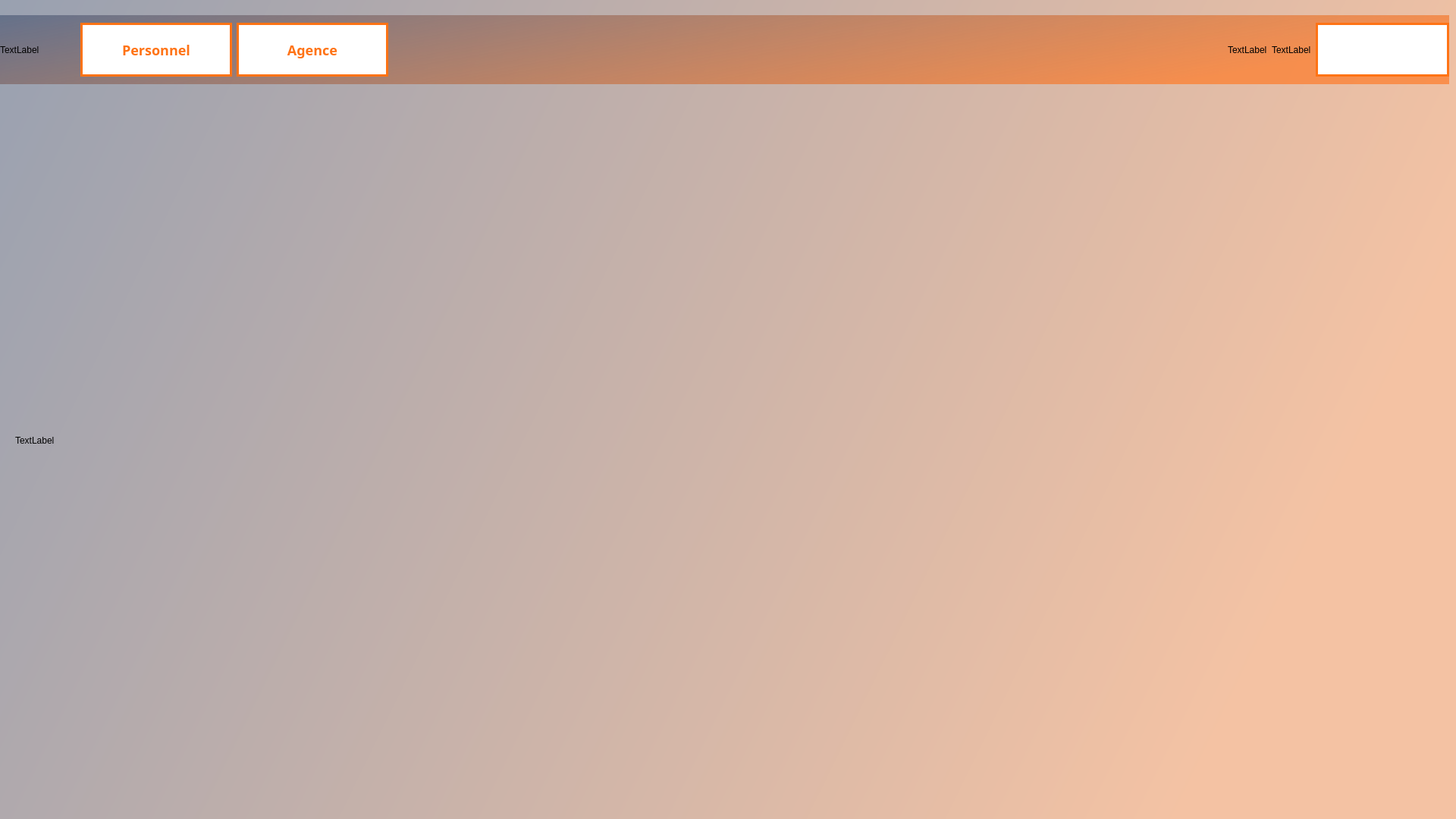
<?xml version="1.0" encoding="UTF-8"?>
<ui version="4.0">
 <class>InterfacePersonel</class>
 <widget class="QDialog" name="InterfacePersonel">
  <property name="geometry">
   <rect>
    <x>0</x>
    <y>0</y>
    <width>1920</width>
    <height>1080</height>
   </rect>
  </property>
  <property name="windowTitle">
   <string>Dialog</string>
  </property>
  <widget class="QStackedWidget" name="stackedWidget">
   <property name="geometry">
    <rect>
     <x>0</x>
     <y>0</y>
     <width>1920</width>
     <height>1080</height>
    </rect>
   </property>
   <property name="styleSheet">
    <string notr="true">QTabBar::tab:!selected {color:#696969;}

QPushButton:hover{
        background: qlineargradient(x1 : 0, y1 : 0, x2 : 0, y2 :   1, stop :   0.0 #ffd9aa,
                stop :   0.5 #ffbb6e, stop :   0.55 #feae42, stop :   1.0 #fedb74);
}

QPushButton {
      padding: 10px;
  font-weight: bold;
  font-size: 18px;
  width: 150px;
  height: 45px;
  font-family: Sans-Serif;
}

QPushButton{
	  background-color: white;
  	border: 3px solid #ff7315;
  	color: #ff7315;
 	 text-transform: uppercase;
 /* 	height: inherit;
 	 width: inherit;*/
  	transition: background-color 0.5s ease, color 1s ease;
 	 cursor: pointer;
  	box-shadow: 10px 10px rgba(77, 77, 77, 0.5);
}
QPushButton:hover {
  background-color: #ff7315;
  color: white;
}


QPushButton:pressed {
        background: qlineargradient(x1 : 0, y1 : 0, x2 : 0, y2 :   1, stop :   0.0 #c0dbff,
        stop :   0.5 #cfd26f, stop :   0.55 #c7df6f, stop :   1.0 #f5f9ff);
        padding-top: 2px;
        padding-left: 3px;

}


QPushButton:on {
        background: qlineargradient(x1 : 0, y1 : 0, x2 : 0, y2 :   1, stop :   0.0 #5AA72D,
        stop :   0.5 #B3E296, stop :   0.55 #B3E296, stop :   1.0 #f5f9ff);
        padding-top: 2px;
        padding-left: 3px;
}

QPushButton:disabled {
        background: transparent #e5e9ee;
        padding-top: 2px;        
        padding-left: 3px;
        color: black;
}
#stackedWidget {/* background: rgba(255,115,21,100);*/
	background: qlineargradient(spread:pad, x1:0, y1:0, x2:1, y2:0.273, stop:0 rgba(20,40, 80, 100), stop:1 rgba(252, 126, 47, 100));
 }

QLineEdit {
background:transparent;
border:none;
border-bottom:1px solid #ff7315;
font: 12pt Arial;
color: #2da5d5;
}</string>
   </property>
   <property name="currentIndex">
    <number>0</number>
   </property>
   <widget class="QWidget" name="page">
    <widget class="QWidget" name="horizontalWidget" native="true">
     <property name="geometry">
      <rect>
       <x>0</x>
       <y>20</y>
       <width>1911</width>
       <height>91</height>
      </rect>
     </property>
     <property name="styleSheet">
      <string notr="true">#horizontalWidget {
	background: qlineargradient(spread:pad, x1:0, y1:0, x2:1, y2:0.273, stop:0 rgba(20,40, 80, 100), stop:1 rgba(252, 126, 47, 190));
	
}</string>
     </property>
     <layout class="QHBoxLayout" name="horizontalLayout">
      <item>
       <widget class="QLabel" name="logo">
        <property name="minimumSize">
         <size>
          <width>100</width>
          <height>50</height>
         </size>
        </property>
        <property name="text">
         <string>TextLabel</string>
        </property>
       </widget>
      </item>
      <item>
       <layout class="QVBoxLayout" name="verticalLayout_2">
        <item>
         <widget class="QPushButton" name="PBpersonnel">
          <property name="minimumSize">
           <size>
            <width>200</width>
            <height>50</height>
           </size>
          </property>
          <property name="font">
           <font>
            <family>Sans-Serif</family>
            <pointsize>-1</pointsize>
            <weight>75</weight>
            <italic>false</italic>
            <bold>true</bold>
           </font>
          </property>
          <property name="text">
           <string>Personnel</string>
          </property>
          <property name="flat">
           <bool>false</bool>
          </property>
         </widget>
        </item>
       </layout>
      </item>
      <item>
       <layout class="QVBoxLayout" name="verticalLayout_3">
        <item>
         <widget class="QPushButton" name="PBagence">
          <property name="minimumSize">
           <size>
            <width>200</width>
            <height>50</height>
           </size>
          </property>
          <property name="font">
           <font>
            <family>Sans-Serif</family>
            <pointsize>-1</pointsize>
            <weight>75</weight>
            <italic>false</italic>
            <bold>true</bold>
           </font>
          </property>
          <property name="text">
           <string>Agence</string>
          </property>
         </widget>
        </item>
       </layout>
      </item>
      <item>
       <spacer name="horizontalSpacer">
        <property name="orientation">
         <enum>Qt::Horizontal</enum>
        </property>
        <property name="sizeHint" stdset="0">
         <size>
          <width>40</width>
          <height>20</height>
         </size>
        </property>
       </spacer>
      </item>
      <item>
       <widget class="QLabel" name="currentDate">
        <property name="text">
         <string>TextLabel</string>
        </property>
       </widget>
      </item>
      <item>
       <widget class="QLabel" name="time">
        <property name="text">
         <string>TextLabel</string>
        </property>
       </widget>
      </item>
      <item>
       <widget class="QPushButton" name="PBclose">
        <property name="minimumSize">
         <size>
          <width>50</width>
          <height>50</height>
         </size>
        </property>
        <property name="font">
         <font>
          <family>Sans-Serif</family>
          <pointsize>-1</pointsize>
          <weight>75</weight>
          <italic>false</italic>
          <bold>true</bold>
         </font>
        </property>
        <property name="text">
         <string/>
        </property>
       </widget>
      </item>
     </layout>
    </widget>
    <widget class="QLabel" name="bgInterfaceContrat">
     <property name="geometry">
      <rect>
       <x>20</x>
       <y>130</y>
       <width>1881</width>
       <height>901</height>
      </rect>
     </property>
     <property name="styleSheet">
      <string notr="true">bgInterfaceContrat{
	color: rgba(0, 0, 0, 50%);
}</string>
     </property>
     <property name="text">
      <string>TextLabel</string>
     </property>
    </widget>
   </widget>
   <widget class="QWidget" name="page_2">
    <widget class="QWidget" name="gridWidget" native="true">
     <property name="geometry">
      <rect>
       <x>30</x>
       <y>20</y>
       <width>1851</width>
       <height>1011</height>
      </rect>
     </property>
     <layout class="QGridLayout" name="gridLayout" rowstretch="0,0" columnstretch="0,0,0">
      <property name="leftMargin">
       <number>20</number>
      </property>
      <property name="topMargin">
       <number>20</number>
      </property>
      <property name="rightMargin">
       <number>20</number>
      </property>
      <property name="bottomMargin">
       <number>20</number>
      </property>
      <property name="spacing">
       <number>10</number>
      </property>
      <item row="0" column="0">
       <widget class="QLabel" name="label_9">
        <property name="font">
         <font>
          <pointsize>12</pointsize>
          <weight>75</weight>
          <bold>true</bold>
         </font>
        </property>
        <property name="styleSheet">
         <string notr="true">#label_8 {
color : #ff7315;
}</string>
        </property>
        <property name="text">
         <string>GESTION DES CLIENTS :</string>
        </property>
       </widget>
      </item>
      <item row="1" column="0">
       <layout class="QVBoxLayout" name="verticalLayout_5">
        <property name="leftMargin">
         <number>10</number>
        </property>
        <property name="topMargin">
         <number>10</number>
        </property>
        <property name="rightMargin">
         <number>10</number>
        </property>
        <property name="bottomMargin">
         <number>10</number>
        </property>
        <item>
         <spacer name="verticalSpacer_3">
          <property name="orientation">
           <enum>Qt::Vertical</enum>
          </property>
          <property name="sizeHint" stdset="0">
           <size>
            <width>20</width>
            <height>40</height>
           </size>
          </property>
         </spacer>
        </item>
        <item>
         <widget class="QWidget" name="widget" native="true">
          <property name="minimumSize">
           <size>
            <width>450</width>
            <height>0</height>
           </size>
          </property>
          <layout class="QFormLayout" name="formLayout">
           <property name="horizontalSpacing">
            <number>10</number>
           </property>
           <property name="verticalSpacing">
            <number>20</number>
           </property>
           <property name="leftMargin">
            <number>20</number>
           </property>
           <property name="topMargin">
            <number>20</number>
           </property>
           <property name="rightMargin">
            <number>20</number>
           </property>
           <property name="bottomMargin">
            <number>20</number>
           </property>
           <item row="0" column="0">
            <widget class="QLabel" name="label">
             <property name="text">
              <string>Id de Personnel :</string>
             </property>
            </widget>
           </item>
           <item row="1" column="0">
            <widget class="QLabel" name="label_3">
             <property name="text">
              <string>Nom :</string>
             </property>
            </widget>
           </item>
           <item row="2" column="0">
            <widget class="QLabel" name="label_4">
             <property name="text">
              <string>Prenom :</string>
             </property>
            </widget>
           </item>
           <item row="3" column="0">
            <widget class="QLabel" name="label_5">
             <property name="text">
              <string>Né(e) le :</string>
             </property>
            </widget>
           </item>
           <item row="0" column="1">
            <layout class="QHBoxLayout" name="horizontalLayout_2">
             <item>
              <widget class="QLineEdit" name="id"/>
             </item>
             <item>
              <spacer name="horizontalSpacer_2">
               <property name="orientation">
                <enum>Qt::Horizontal</enum>
               </property>
               <property name="sizeHint" stdset="0">
                <size>
                 <width>40</width>
                 <height>20</height>
                </size>
               </property>
              </spacer>
             </item>
            </layout>
           </item>
           <item row="1" column="1">
            <layout class="QHBoxLayout" name="horizontalLayout_3">
             <item>
              <widget class="QLineEdit" name="nom"/>
             </item>
             <item>
              <spacer name="horizontalSpacer_3">
               <property name="orientation">
                <enum>Qt::Horizontal</enum>
               </property>
               <property name="sizeHint" stdset="0">
                <size>
                 <width>40</width>
                 <height>20</height>
                </size>
               </property>
              </spacer>
             </item>
            </layout>
           </item>
           <item row="2" column="1">
            <layout class="QHBoxLayout" name="horizontalLayout_4">
             <item>
              <widget class="QLineEdit" name="prenom"/>
             </item>
             <item>
              <spacer name="horizontalSpacer_4">
               <property name="orientation">
                <enum>Qt::Horizontal</enum>
               </property>
               <property name="sizeHint" stdset="0">
                <size>
                 <width>40</width>
                 <height>20</height>
                </size>
               </property>
              </spacer>
             </item>
            </layout>
           </item>
           <item row="3" column="1">
            <layout class="QHBoxLayout" name="horizontalLayout_5">
             <item>
              <widget class="QDateEdit" name="datenaissance"/>
             </item>
             <item>
              <spacer name="horizontalSpacer_5">
               <property name="orientation">
                <enum>Qt::Horizontal</enum>
               </property>
               <property name="sizeHint" stdset="0">
                <size>
                 <width>40</width>
                 <height>20</height>
                </size>
               </property>
              </spacer>
             </item>
            </layout>
           </item>
           <item row="7" column="0">
            <widget class="QLabel" name="label_7">
             <property name="text">
              <string>Adresse : </string>
             </property>
            </widget>
           </item>
           <item row="11" column="0">
            <widget class="QLabel" name="label_8">
             <property name="text">
              <string>Role:</string>
             </property>
            </widget>
           </item>
           <item row="7" column="1">
            <layout class="QHBoxLayout" name="horizontalLayout_7">
             <item>
              <widget class="QLineEdit" name="adresse"/>
             </item>
             <item>
              <spacer name="horizontalSpacer_6">
               <property name="orientation">
                <enum>Qt::Horizontal</enum>
               </property>
               <property name="sizeHint" stdset="0">
                <size>
                 <width>40</width>
                 <height>20</height>
                </size>
               </property>
              </spacer>
             </item>
            </layout>
           </item>
           <item row="11" column="1">
            <layout class="QHBoxLayout" name="horizontalLayout_6">
             <item>
              <widget class="QLineEdit" name="role"/>
             </item>
             <item>
              <spacer name="horizontalSpacer_7">
               <property name="orientation">
                <enum>Qt::Horizontal</enum>
               </property>
               <property name="sizeHint" stdset="0">
                <size>
                 <width>40</width>
                 <height>20</height>
                </size>
               </property>
              </spacer>
             </item>
            </layout>
           </item>
           <item row="8" column="0">
            <widget class="QLabel" name="label_12">
             <property name="text">
              <string>N° de téléphone  :</string>
             </property>
            </widget>
           </item>
           <item row="8" column="1">
            <layout class="QHBoxLayout" name="horizontalLayout_8">
             <item>
              <widget class="QLineEdit" name="tel"/>
             </item>
             <item>
              <spacer name="horizontalSpacer_8">
               <property name="orientation">
                <enum>Qt::Horizontal</enum>
               </property>
               <property name="sizeHint" stdset="0">
                <size>
                 <width>40</width>
                 <height>20</height>
                </size>
               </property>
              </spacer>
             </item>
            </layout>
           </item>
           <item row="9" column="0">
            <widget class="QLabel" name="label_15">
             <property name="text">
              <string>E-mail :</string>
             </property>
            </widget>
           </item>
           <item row="9" column="1">
            <layout class="QHBoxLayout" name="horizontalLayout_9">
             <item>
              <widget class="QLineEdit" name="email"/>
             </item>
             <item>
              <spacer name="horizontalSpacer_9">
               <property name="orientation">
                <enum>Qt::Horizontal</enum>
               </property>
               <property name="sizeHint" stdset="0">
                <size>
                 <width>40</width>
                 <height>20</height>
                </size>
               </property>
              </spacer>
             </item>
            </layout>
           </item>
           <item row="10" column="0">
            <widget class="QLabel" name="label_20">
             <property name="text">
              <string>Date Embauche</string>
             </property>
            </widget>
           </item>
           <item row="10" column="1">
            <layout class="QHBoxLayout" name="horizontalLayout_10">
             <item>
              <widget class="QDateEdit" name="dateembauche"/>
             </item>
             <item>
              <spacer name="horizontalSpacer_10">
               <property name="orientation">
                <enum>Qt::Horizontal</enum>
               </property>
               <property name="sizeHint" stdset="0">
                <size>
                 <width>40</width>
                 <height>20</height>
                </size>
               </property>
              </spacer>
             </item>
            </layout>
           </item>
           <item row="4" column="0">
            <widget class="QLabel" name="label_22">
             <property name="text">
              <string>Pays :</string>
             </property>
            </widget>
           </item>
           <item row="4" column="1">
            <layout class="QHBoxLayout" name="horizontalLayout_11">
             <item>
              <widget class="QLineEdit" name="pays"/>
             </item>
             <item>
              <spacer name="horizontalSpacer_11">
               <property name="orientation">
                <enum>Qt::Horizontal</enum>
               </property>
               <property name="sizeHint" stdset="0">
                <size>
                 <width>40</width>
                 <height>20</height>
                </size>
               </property>
              </spacer>
             </item>
            </layout>
           </item>
           <item row="5" column="0">
            <widget class="QLabel" name="label_21">
             <property name="text">
              <string>Ville :</string>
             </property>
            </widget>
           </item>
           <item row="5" column="1">
            <layout class="QHBoxLayout" name="horizontalLayout_12">
             <item>
              <widget class="QLineEdit" name="ville"/>
             </item>
             <item>
              <spacer name="horizontalSpacer_12">
               <property name="orientation">
                <enum>Qt::Horizontal</enum>
               </property>
               <property name="sizeHint" stdset="0">
                <size>
                 <width>40</width>
                 <height>20</height>
                </size>
               </property>
              </spacer>
             </item>
            </layout>
           </item>
           <item row="6" column="0">
            <widget class="QLabel" name="label_23">
             <property name="text">
              <string>Code Postal :</string>
             </property>
            </widget>
           </item>
           <item row="6" column="1">
            <layout class="QHBoxLayout" name="horizontalLayout_13">
             <item>
              <widget class="QLineEdit" name="codepostal"/>
             </item>
             <item>
              <spacer name="horizontalSpacer_13">
               <property name="orientation">
                <enum>Qt::Horizontal</enum>
               </property>
               <property name="sizeHint" stdset="0">
                <size>
                 <width>40</width>
                 <height>20</height>
                </size>
               </property>
              </spacer>
             </item>
            </layout>
           </item>
          </layout>
         </widget>
        </item>
        <item>
         <spacer name="verticalSpacer_4">
          <property name="orientation">
           <enum>Qt::Vertical</enum>
          </property>
          <property name="sizeHint" stdset="0">
           <size>
            <width>20</width>
            <height>40</height>
           </size>
          </property>
         </spacer>
        </item>
       </layout>
      </item>
      <item row="1" column="1">
       <spacer name="horizontalSpacer_16">
        <property name="orientation">
         <enum>Qt::Horizontal</enum>
        </property>
        <property name="sizeHint" stdset="0">
         <size>
          <width>40</width>
          <height>20</height>
         </size>
        </property>
       </spacer>
      </item>
      <item row="0" column="2">
       <layout class="QHBoxLayout" name="horizontalLayout_16">
        <item>
         <spacer name="horizontalSpacer_15">
          <property name="orientation">
           <enum>Qt::Horizontal</enum>
          </property>
          <property name="sizeHint" stdset="0">
           <size>
            <width>40</width>
            <height>20</height>
           </size>
          </property>
         </spacer>
        </item>
        <item>
         <widget class="QPushButton" name="PBacceuil">
          <property name="enabled">
           <bool>true</bool>
          </property>
          <property name="minimumSize">
           <size>
            <width>50</width>
            <height>50</height>
           </size>
          </property>
          <property name="text">
           <string>Acceuil</string>
          </property>
         </widget>
        </item>
       </layout>
      </item>
      <item row="1" column="2">
       <widget class="QWidget" name="verticalWidget" native="true">
        <layout class="QVBoxLayout" name="verticalLayout">
         <property name="leftMargin">
          <number>20</number>
         </property>
         <property name="topMargin">
          <number>20</number>
         </property>
         <property name="rightMargin">
          <number>20</number>
         </property>
         <property name="bottomMargin">
          <number>20</number>
         </property>
         <item>
          <layout class="QHBoxLayout" name="horizontalLayout_15">
           <item>
            <widget class="QPushButton" name="pushButton_triasc">
             <property name="text">
              <string>Tri Asc</string>
             </property>
            </widget>
           </item>
           <item>
            <widget class="QPushButton" name="pushButton_trides">
             <property name="text">
              <string>Tri Desc</string>
             </property>
            </widget>
           </item>
           <item>
            <spacer name="horizontalSpacer_14">
             <property name="orientation">
              <enum>Qt::Horizontal</enum>
             </property>
             <property name="sizeHint" stdset="0">
              <size>
               <width>40</width>
               <height>20</height>
              </size>
             </property>
            </spacer>
           </item>
           <item>
            <widget class="QLabel" name="label_47">
             <property name="text">
              <string>Id du Personnel :</string>
             </property>
            </widget>
           </item>
           <item>
            <widget class="QLineEdit" name="id_2"/>
           </item>
           <item>
            <widget class="QPushButton" name="pushButton_rechercher">
             <property name="text">
              <string>Rechercher</string>
             </property>
            </widget>
           </item>
           <item>
            <widget class="QPushButton" name="pushButton_actualiser">
             <property name="text">
              <string>Actualiser</string>
             </property>
            </widget>
           </item>
          </layout>
         </item>
         <item>
          <spacer name="verticalSpacer">
           <property name="orientation">
            <enum>Qt::Vertical</enum>
           </property>
           <property name="sizeHint" stdset="0">
            <size>
             <width>20</width>
             <height>40</height>
            </size>
           </property>
          </spacer>
         </item>
         <item>
          <widget class="QTableView" name="table_personnel">
           <property name="minimumSize">
            <size>
             <width>1000</width>
             <height>600</height>
            </size>
           </property>
          </widget>
         </item>
         <item>
          <spacer name="verticalSpacer_2">
           <property name="orientation">
            <enum>Qt::Vertical</enum>
           </property>
           <property name="sizeHint" stdset="0">
            <size>
             <width>20</width>
             <height>40</height>
            </size>
           </property>
          </spacer>
         </item>
         <item>
          <layout class="QHBoxLayout" name="horizontalLayout_14">
           <item>
            <widget class="QPushButton" name="pushButton_ajouter">
             <property name="text">
              <string>Ajouter</string>
             </property>
            </widget>
           </item>
           <item>
            <widget class="QPushButton" name="pushButton_modifier">
             <property name="text">
              <string>Modifier</string>
             </property>
            </widget>
           </item>
           <item>
            <widget class="QPushButton" name="pushButton_supprimer">
             <property name="text">
              <string>Supprimer </string>
             </property>
            </widget>
           </item>
          </layout>
         </item>
         <item>
          <spacer name="verticalSpacer_10">
           <property name="orientation">
            <enum>Qt::Vertical</enum>
           </property>
           <property name="sizeHint" stdset="0">
            <size>
             <width>20</width>
             <height>40</height>
            </size>
           </property>
          </spacer>
         </item>
        </layout>
       </widget>
      </item>
     </layout>
    </widget>
   </widget>
   <widget class="QWidget" name="page_3">
    <widget class="QWidget" name="gridWidget" native="true">
     <property name="geometry">
      <rect>
       <x>20</x>
       <y>20</y>
       <width>1861</width>
       <height>1001</height>
      </rect>
     </property>
     <layout class="QGridLayout" name="gridLayout_2">
      <property name="leftMargin">
       <number>20</number>
      </property>
      <property name="topMargin">
       <number>20</number>
      </property>
      <property name="rightMargin">
       <number>20</number>
      </property>
      <property name="bottomMargin">
       <number>20</number>
      </property>
      <property name="spacing">
       <number>10</number>
      </property>
      <item row="1" column="0">
       <layout class="QVBoxLayout" name="verticalLayout_7">
        <property name="leftMargin">
         <number>10</number>
        </property>
        <property name="topMargin">
         <number>10</number>
        </property>
        <property name="rightMargin">
         <number>10</number>
        </property>
        <property name="bottomMargin">
         <number>10</number>
        </property>
        <item>
         <spacer name="verticalSpacer_7">
          <property name="orientation">
           <enum>Qt::Vertical</enum>
          </property>
          <property name="sizeHint" stdset="0">
           <size>
            <width>20</width>
            <height>40</height>
           </size>
          </property>
         </spacer>
        </item>
        <item>
         <widget class="QWidget" name="formWidget" native="true">
          <property name="minimumSize">
           <size>
            <width>450</width>
            <height>0</height>
           </size>
          </property>
          <layout class="QFormLayout" name="formLayout_2">
           <property name="horizontalSpacing">
            <number>15</number>
           </property>
           <property name="verticalSpacing">
            <number>30</number>
           </property>
           <property name="leftMargin">
            <number>10</number>
           </property>
           <property name="topMargin">
            <number>10</number>
           </property>
           <property name="rightMargin">
            <number>10</number>
           </property>
           <property name="bottomMargin">
            <number>10</number>
           </property>
           <item row="0" column="0">
            <widget class="QLabel" name="label_2">
             <property name="text">
              <string>ID d'Agence :</string>
             </property>
            </widget>
           </item>
           <item row="0" column="1">
            <layout class="QHBoxLayout" name="horizontalLayout_17">
             <item>
              <widget class="QLineEdit" name="idagence"/>
             </item>
             <item>
              <spacer name="horizontalSpacer_17">
               <property name="orientation">
                <enum>Qt::Horizontal</enum>
               </property>
               <property name="sizeHint" stdset="0">
                <size>
                 <width>40</width>
                 <height>20</height>
                </size>
               </property>
              </spacer>
             </item>
            </layout>
           </item>
           <item row="1" column="0">
            <widget class="QLabel" name="label_6">
             <property name="text">
              <string>Nom d'Agence</string>
             </property>
            </widget>
           </item>
           <item row="1" column="1">
            <layout class="QHBoxLayout" name="horizontalLayout_18">
             <item>
              <widget class="QLineEdit" name="nomagence"/>
             </item>
             <item>
              <spacer name="horizontalSpacer_18">
               <property name="orientation">
                <enum>Qt::Horizontal</enum>
               </property>
               <property name="sizeHint" stdset="0">
                <size>
                 <width>40</width>
                 <height>20</height>
                </size>
               </property>
              </spacer>
             </item>
            </layout>
           </item>
           <item row="3" column="0">
            <widget class="QLabel" name="label_10">
             <property name="text">
              <string>ID de chef d'Agence</string>
             </property>
            </widget>
           </item>
           <item row="3" column="1">
            <layout class="QHBoxLayout" name="horizontalLayout_19">
             <item>
              <widget class="QLineEdit" name="idchef"/>
             </item>
             <item>
              <spacer name="horizontalSpacer_19">
               <property name="orientation">
                <enum>Qt::Horizontal</enum>
               </property>
               <property name="sizeHint" stdset="0">
                <size>
                 <width>40</width>
                 <height>20</height>
                </size>
               </property>
              </spacer>
             </item>
            </layout>
           </item>
           <item row="4" column="0">
            <widget class="QLabel" name="label_13">
             <property name="text">
              <string>Budget :</string>
             </property>
            </widget>
           </item>
           <item row="4" column="1">
            <layout class="QHBoxLayout" name="horizontalLayout_20">
             <item>
              <widget class="QLineEdit" name="budget"/>
             </item>
             <item>
              <spacer name="horizontalSpacer_20">
               <property name="orientation">
                <enum>Qt::Horizontal</enum>
               </property>
               <property name="sizeHint" stdset="0">
                <size>
                 <width>40</width>
                 <height>20</height>
                </size>
               </property>
              </spacer>
             </item>
            </layout>
           </item>
           <item row="5" column="0">
            <widget class="QLabel" name="label_14">
             <property name="text">
              <string>Pays :</string>
             </property>
            </widget>
           </item>
           <item row="5" column="1">
            <layout class="QHBoxLayout" name="horizontalLayout_22">
             <item>
              <widget class="QLineEdit" name="pays_2"/>
             </item>
             <item>
              <spacer name="horizontalSpacer_22">
               <property name="orientation">
                <enum>Qt::Horizontal</enum>
               </property>
               <property name="sizeHint" stdset="0">
                <size>
                 <width>40</width>
                 <height>20</height>
                </size>
               </property>
              </spacer>
             </item>
            </layout>
           </item>
           <item row="6" column="0">
            <widget class="QLabel" name="label_11">
             <property name="text">
              <string>Adresse : </string>
             </property>
            </widget>
           </item>
           <item row="6" column="1">
            <layout class="QHBoxLayout" name="horizontalLayout_21">
             <item>
              <widget class="QLineEdit" name="adresse_2"/>
             </item>
             <item>
              <spacer name="horizontalSpacer_21">
               <property name="orientation">
                <enum>Qt::Horizontal</enum>
               </property>
               <property name="sizeHint" stdset="0">
                <size>
                 <width>40</width>
                 <height>20</height>
                </size>
               </property>
              </spacer>
             </item>
            </layout>
           </item>
           <item row="7" column="0">
            <widget class="QLabel" name="label_16">
             <property name="text">
              <string>Ville :</string>
             </property>
            </widget>
           </item>
           <item row="7" column="1">
            <layout class="QHBoxLayout" name="horizontalLayout_23">
             <item>
              <widget class="QLineEdit" name="ville_2"/>
             </item>
             <item>
              <spacer name="horizontalSpacer_23">
               <property name="orientation">
                <enum>Qt::Horizontal</enum>
               </property>
               <property name="sizeHint" stdset="0">
                <size>
                 <width>40</width>
                 <height>20</height>
                </size>
               </property>
              </spacer>
             </item>
            </layout>
           </item>
           <item row="2" column="0">
            <widget class="QLabel" name="label_27">
             <property name="text">
              <string>Type d'agence :</string>
             </property>
            </widget>
           </item>
           <item row="2" column="1">
            <layout class="QHBoxLayout" name="horizontalLayout_24">
             <item>
              <widget class="QLineEdit" name="type"/>
             </item>
             <item>
              <spacer name="horizontalSpacer_24">
               <property name="orientation">
                <enum>Qt::Horizontal</enum>
               </property>
               <property name="sizeHint" stdset="0">
                <size>
                 <width>40</width>
                 <height>20</height>
                </size>
               </property>
              </spacer>
             </item>
            </layout>
           </item>
          </layout>
         </widget>
        </item>
        <item>
         <spacer name="verticalSpacer_8">
          <property name="orientation">
           <enum>Qt::Vertical</enum>
          </property>
          <property name="sizeHint" stdset="0">
           <size>
            <width>20</width>
            <height>40</height>
           </size>
          </property>
         </spacer>
        </item>
       </layout>
      </item>
      <item row="1" column="1">
       <spacer name="horizontalSpacer_27">
        <property name="orientation">
         <enum>Qt::Horizontal</enum>
        </property>
        <property name="sizeHint" stdset="0">
         <size>
          <width>40</width>
          <height>20</height>
         </size>
        </property>
       </spacer>
      </item>
      <item row="0" column="0">
       <widget class="QLabel" name="label_17">
        <property name="font">
         <font>
          <pointsize>12</pointsize>
          <weight>75</weight>
          <bold>true</bold>
         </font>
        </property>
        <property name="styleSheet">
         <string notr="true">#label_8 {
color : #ff7315;
}</string>
        </property>
        <property name="text">
         <string>GESTION DES CLIENTS :</string>
        </property>
       </widget>
      </item>
      <item row="0" column="2">
       <layout class="QHBoxLayout" name="horizontalLayout_27">
        <item>
         <spacer name="horizontalSpacer_26">
          <property name="orientation">
           <enum>Qt::Horizontal</enum>
          </property>
          <property name="sizeHint" stdset="0">
           <size>
            <width>40</width>
            <height>20</height>
           </size>
          </property>
         </spacer>
        </item>
        <item>
         <widget class="QPushButton" name="PBacceuil_2">
          <property name="enabled">
           <bool>true</bool>
          </property>
          <property name="minimumSize">
           <size>
            <width>50</width>
            <height>50</height>
           </size>
          </property>
          <property name="text">
           <string>Acceuil</string>
          </property>
         </widget>
        </item>
       </layout>
      </item>
      <item row="1" column="2">
       <widget class="QWidget" name="verticalWidget" native="true">
        <layout class="QVBoxLayout" name="verticalLayout_6">
         <property name="leftMargin">
          <number>20</number>
         </property>
         <property name="topMargin">
          <number>20</number>
         </property>
         <property name="rightMargin">
          <number>20</number>
         </property>
         <property name="bottomMargin">
          <number>20</number>
         </property>
         <item>
          <layout class="QHBoxLayout" name="horizontalLayout_26">
           <item>
            <widget class="QPushButton" name="pushButton_triasc2">
             <property name="text">
              <string>Tri Asc</string>
             </property>
            </widget>
           </item>
           <item>
            <widget class="QPushButton" name="pushButton_trides2">
             <property name="text">
              <string>Tri Desc</string>
             </property>
            </widget>
           </item>
           <item>
            <spacer name="horizontalSpacer_25">
             <property name="orientation">
              <enum>Qt::Horizontal</enum>
             </property>
             <property name="sizeHint" stdset="0">
              <size>
               <width>40</width>
               <height>20</height>
              </size>
             </property>
            </spacer>
           </item>
           <item>
            <widget class="QLabel" name="label_48">
             <property name="text">
              <string>ID d'Agence :</string>
             </property>
            </widget>
           </item>
           <item>
            <widget class="QLineEdit" name="id_3"/>
           </item>
           <item>
            <widget class="QPushButton" name="pushButton_rechercher2">
             <property name="text">
              <string>Rechercher</string>
             </property>
            </widget>
           </item>
           <item>
            <widget class="QPushButton" name="pushButton_actualiser2">
             <property name="text">
              <string>Actualiser</string>
             </property>
            </widget>
           </item>
          </layout>
         </item>
         <item>
          <spacer name="verticalSpacer_5">
           <property name="orientation">
            <enum>Qt::Vertical</enum>
           </property>
           <property name="sizeHint" stdset="0">
            <size>
             <width>20</width>
             <height>40</height>
            </size>
           </property>
          </spacer>
         </item>
         <item>
          <widget class="QTableView" name="table_agence">
           <property name="minimumSize">
            <size>
             <width>1000</width>
             <height>600</height>
            </size>
           </property>
          </widget>
         </item>
         <item>
          <spacer name="verticalSpacer_6">
           <property name="orientation">
            <enum>Qt::Vertical</enum>
           </property>
           <property name="sizeHint" stdset="0">
            <size>
             <width>20</width>
             <height>40</height>
            </size>
           </property>
          </spacer>
         </item>
         <item>
          <layout class="QHBoxLayout" name="horizontalLayout_25">
           <item>
            <widget class="QPushButton" name="pushButton_ajouter2">
             <property name="text">
              <string>Ajouter</string>
             </property>
            </widget>
           </item>
           <item>
            <widget class="QPushButton" name="pushButton_modifier2">
             <property name="text">
              <string>Modifier</string>
             </property>
            </widget>
           </item>
           <item>
            <widget class="QPushButton" name="pushButton_supprimer2">
             <property name="text">
              <string>Supprimer </string>
             </property>
            </widget>
           </item>
          </layout>
         </item>
         <item>
          <spacer name="verticalSpacer_9">
           <property name="orientation">
            <enum>Qt::Vertical</enum>
           </property>
           <property name="sizeHint" stdset="0">
            <size>
             <width>20</width>
             <height>40</height>
            </size>
           </property>
          </spacer>
         </item>
        </layout>
       </widget>
      </item>
     </layout>
    </widget>
   </widget>
  </widget>
 </widget>
 <resources/>
 <connections/>
</ui>
